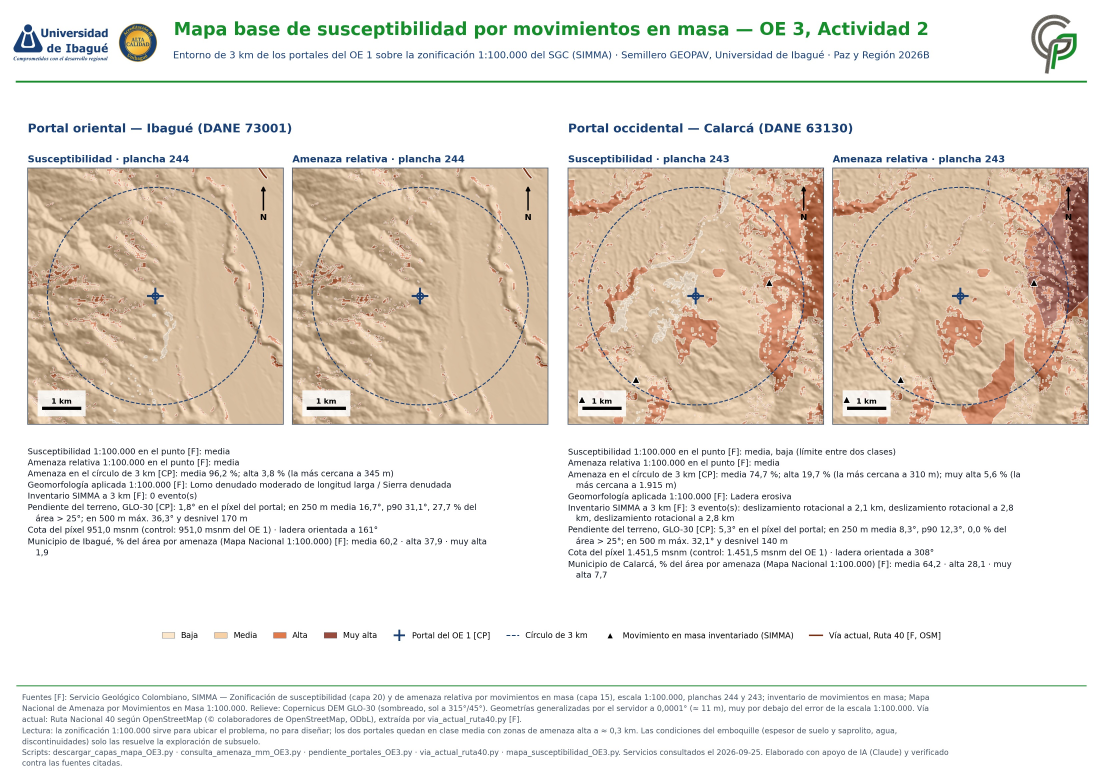
#> input picture OE3_Geotecnia/Visuales/mapa_susceptibilidad_OE3.jpg, 3308 x 2338 px, given in place of mapa_trazado.png, which was not available (shown at 1/3 size)
$ python exportar_laminas_web.py
#> lines starting #> are read from the running program, lines starting #| are printed output that depends on the picture
# -*- coding: utf-8 -*-
"""Copias web de las láminas del proyecto (sesión 16).

Las láminas originales (200 ppp, para impresión y Drive) quedan en <OE>/Visuales/. El sitio sirve
copias reducidas a 1.800 px de ancho (remuestreo Lanczos): las láminas con relieve en JPEG calidad 88 y las
gráficas planas en PNG de 256 colores, como hacía
public/oe1/reducir_lamina.py con la lámina de QGIS. Este script reemplaza a aquel para todas las láminas.
Uso: python Comun/exportar_laminas_web.py   (imprime ancho × alto de cada copia, para el sitio)
"""
import os
from PIL import Image

RAIZ = os.path.dirname(os.path.dirname(os.path.abspath(__file__)))
LAMINAS = [  # origen → destino web
    ("OE1_Topografia/Visuales/mapa_trazado.png", "public/oe1/mapa_trazado.jpg"),
    ("OE1_Topografia/Visuales/perfil_longitudinal.png", "public/oe1/perfil_longitudinal.png"),
    ("OE1_Topografia/Visuales/cobertura_tunel.png", "public/oe1/cobertura_tunel.png"),
    ("OE5_SeguridadVial/Visuales/siniestralidad_OE5.png", "public/oe5/siniestralidad.png"),
    ("OE5_SeguridadVial/Visuales/graficos_siniestralidad_OE5.png", "public/oe5/graficos_siniestralidad.jpg"),
    ("OE5_SeguridadVial/Visuales/densidad_lineal_OE5.png", "public/oe5/densidad_lineal.jpg"),
    ("OE3_Geotecnia/Visuales/lamina_portales_geologia_OE3.png", "public/oe3/lamina_portales_geologia.jpg"),
    ("OE3_Geotecnia/Visuales/mapa_susceptibilidad_OE3.png", "public/oe3/mapa_susceptibilidad.jpg"),
]
ANCHO = 1800
for o, d in LAMINAS:
    im = Image.open(os.path.join(RAIZ, o)).convert("RGB")
#> im is the input picture: PIL image 3308x2338 RGB; mean R, G, B 231.6, 224.4, 215.9
    im = im.resize((ANCHO, round(im.height * ANCHO / im.width)), Image.LANCZOS)
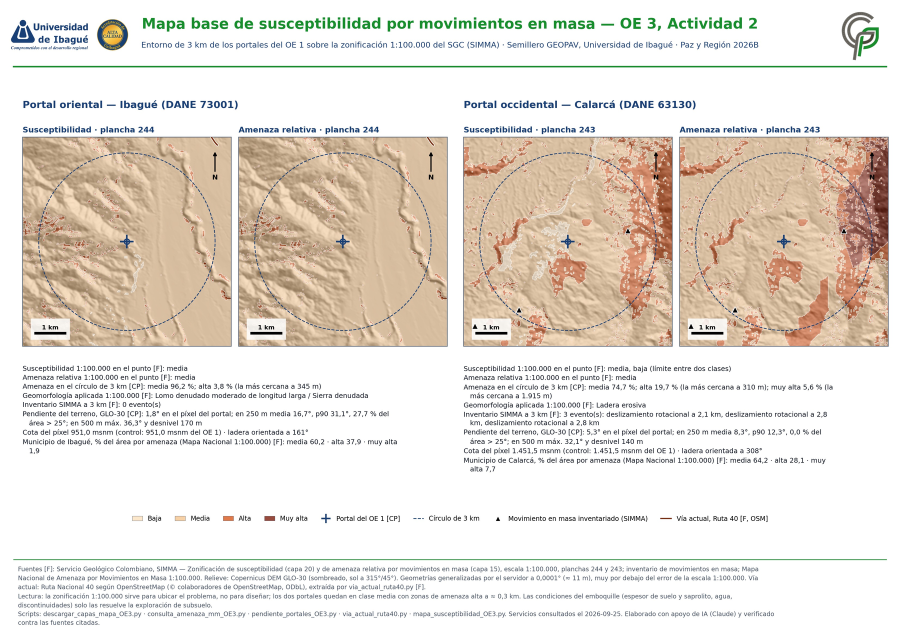
#> im: PIL image 1800x1272 RGB (shown at 1/2 size); mean R, G, B 231.3, 224, 215.5
    os.makedirs(os.path.dirname(os.path.join(RAIZ, d)), exist_ok=True)
    if d.endswith(".jpg"):   # láminas con relieve sombreado: la paleta de 256 colores altera los tonos
        im.save(os.path.join(RAIZ, d), quality=88, optimize=True, progressive=True)
    else:                    # gráficas de colores planos
        im.quantize(colors=256, method=Image.Quantize.MEDIANCUT, dither=Image.Dither.NONE).save(os.path.join(RAIZ, d), optimize=True)
    print(f"{d}: {im.width}×{im.height}, {os.path.getsize(os.path.join(RAIZ, d)) // 1024} kB")
#| public/oe1/mapa_trazado.jpg: 1800×1272, 441 kB
#> pass 2 of the loop `for o, d in LAMINAS:`:
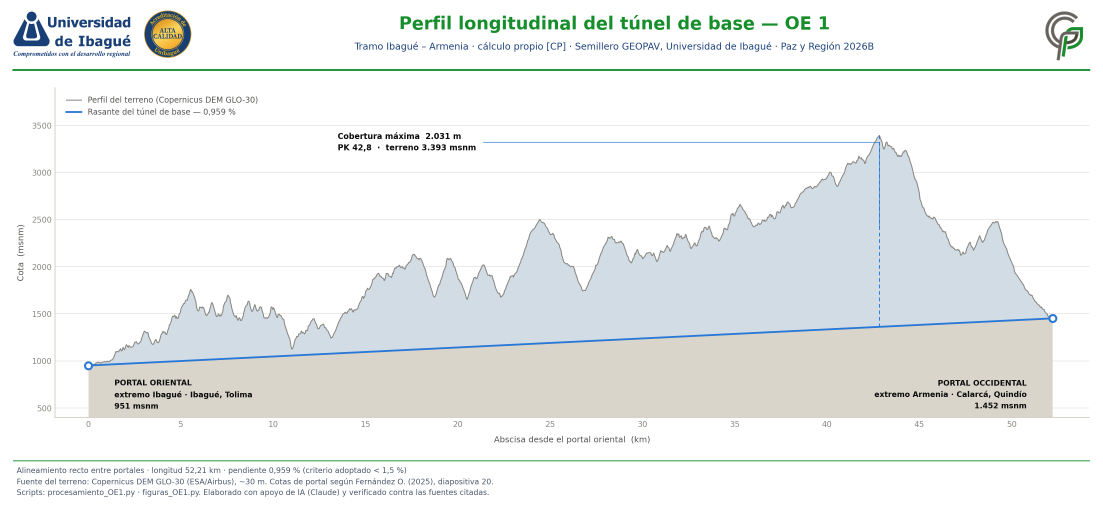
#> input picture OE1_Topografia/Visuales/perfil_longitudinal.png, 3308 x 1520 px (shown at 1/3 size)
#> `im = im.resize((ANCHO, round(im.height * ANCHO / im.width)), Image.LAN..`:
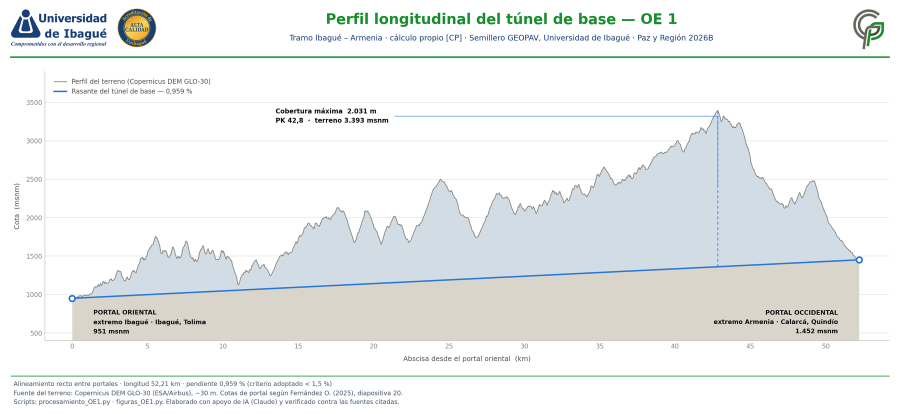
#> im: PIL image 1800x827 RGB (shown at 1/2 size); mean R, G, B 236.8, 239.3, 238.8
#| public/oe1/perfil_longitudinal.png: 1800×827, 91 kB
#> pass 3 of the loop `for o, d in LAMINAS:`:
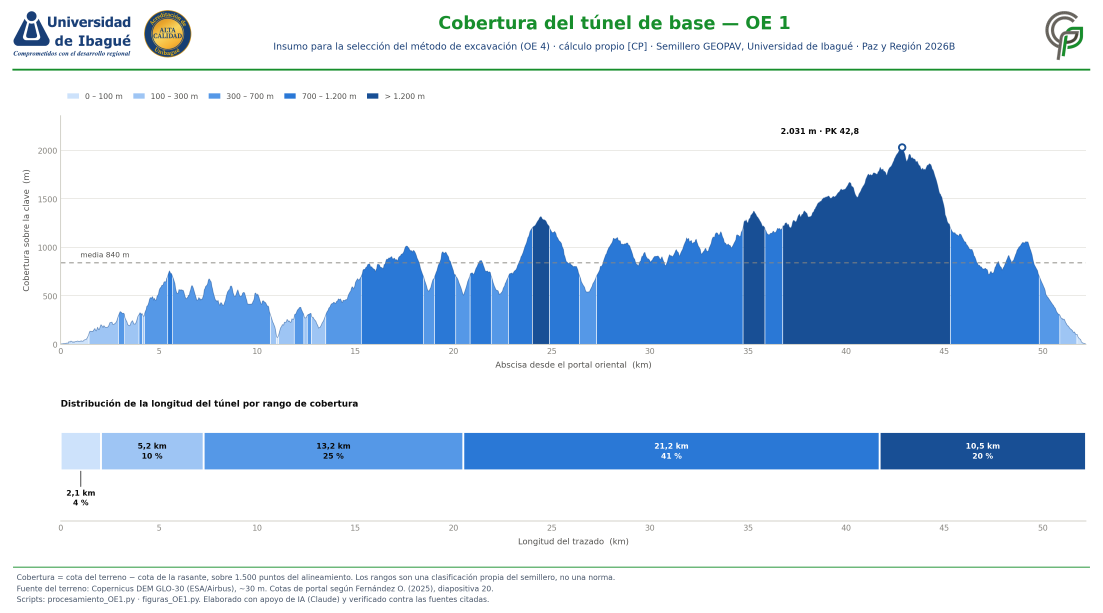
#> input picture OE1_Topografia/Visuales/cobertura_tunel.png, 3308 x 1839 px (shown at 1/3 size)
#> `im = im.resize((ANCHO, round(im.height * ANCHO / im.width)), Image.LAN..`:
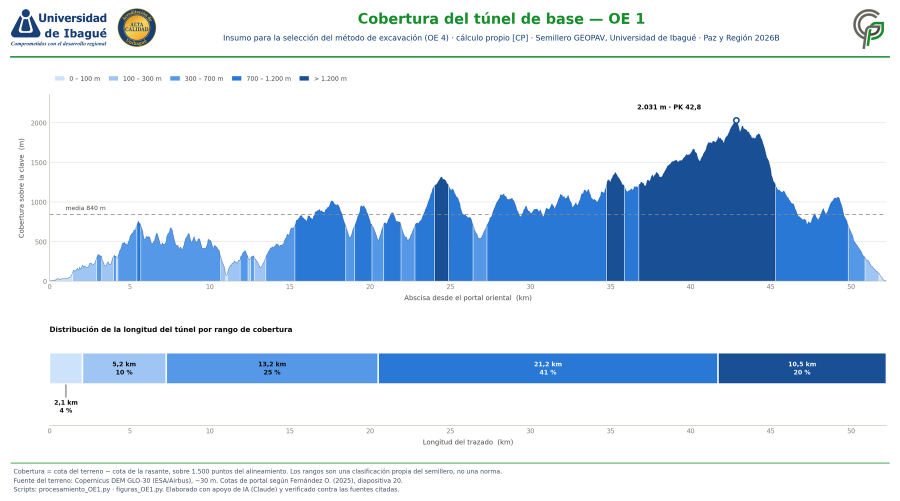
#> im: PIL image 1800x1001 RGB (shown at 1/2 size); mean R, G, B 214, 226.7, 240.3
#| public/oe1/cobertura_tunel.png: 1800×1001, 91 kB
#> the loop made 8 passes; the first 3 are shown
